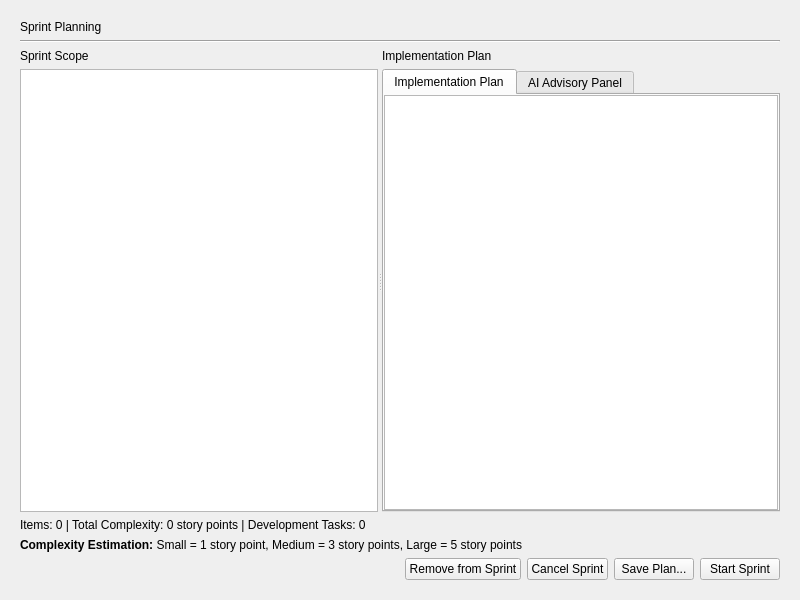
<?xml version="1.0" encoding="UTF-8"?>
<ui version="4.0">
 <class>SprintPlanningPage</class>
 <widget class="QWidget" name="SprintPlanningPage">
  <property name="geometry">
   <rect>
    <x>0</x>
    <y>0</y>
    <width>800</width>
    <height>600</height>
   </rect>
  </property>
  <property name="windowTitle">
   <string>Form</string>
  </property>
  <layout class="QVBoxLayout" name="verticalLayout" stretch="0,0,1,0,0,0">
   <property name="leftMargin">
    <number>20</number>
   </property>
   <property name="topMargin">
    <number>20</number>
   </property>
   <property name="rightMargin">
    <number>20</number>
   </property>
   <property name="bottomMargin">
    <number>20</number>
   </property>
   <item>
    <widget class="QLabel" name="headerLabel">
     <property name="text">
      <string>Sprint Planning</string>
     </property>
    </widget>
   </item>
   <item>
    <widget class="Line" name="line">
     <property name="orientation">
      <enum>Qt::Horizontal</enum>
     </property>
    </widget>
   </item>
   <item>
    <widget class="QSplitter" name="mainSplitter">
     <property name="orientation">
      <enum>Qt::Horizontal</enum>
     </property>
     <widget class="QWidget" name="sprintScopeWidget" native="true">
      <layout class="QVBoxLayout" name="verticalLayout_2">
       <property name="leftMargin">
        <number>0</number>
       </property>
       <property name="topMargin">
        <number>0</number>
       </property>
       <property name="rightMargin">
        <number>0</number>
       </property>
       <property name="bottomMargin">
        <number>0</number>
       </property>
       <item>
        <widget class="QLabel" name="sprintScopeLabel">
         <property name="text">
          <string>Sprint Scope</string>
         </property>
        </widget>
       </item>
       <item>
        <widget class="QListWidget" name="sprintScopeListWidget">
         <property name="horizontalScrollBarPolicy">
          <enum>Qt::ScrollBarAlwaysOff</enum>
         </property>
        </widget>
       </item>
      </layout>
     </widget>
     <widget class="QWidget" name="implementationPlanWidget" native="true">
      <layout class="QVBoxLayout" name="verticalLayout_3">
       <property name="leftMargin">
        <number>0</number>
       </property>
       <property name="topMargin">
        <number>0</number>
       </property>
       <property name="rightMargin">
        <number>0</number>
       </property>
       <property name="bottomMargin">
        <number>0</number>
       </property>
       <item>
        <widget class="QLabel" name="implementationPlanLabel">
         <property name="text">
          <string>Implementation Plan</string>
         </property>
        </widget>
       </item>
       <item>
        <widget class="QTabWidget" name="planTabWidget">
         <property name="currentIndex">
          <number>0</number>
         </property>
         <widget class="QWidget" name="planTab">
          <attribute name="title">
           <string>Implementation Plan</string>
          </attribute>
          <layout class="QVBoxLayout" name="verticalLayout_4">
           <property name="leftMargin">
            <number>0</number>
           </property>
           <property name="topMargin">
            <number>0</number>
           </property>
           <property name="rightMargin">
            <number>0</number>
           </property>
           <property name="bottomMargin">
            <number>0</number>
           </property>
           <item>
            <widget class="QTextEdit" name="implementationPlanTextEdit">
             <property name="readOnly">
              <bool>true</bool>
             </property>
            </widget>
           </item>
          </layout>
         </widget>
         <widget class="QWidget" name="advisoryTab">
          <attribute name="title">
           <string>AI Advisory Panel</string>
          </attribute>
          <layout class="QVBoxLayout" name="verticalLayout_5">
           <property name="leftMargin">
            <number>0</number>
           </property>
           <property name="topMargin">
            <number>0</number>
           </property>
           <property name="rightMargin">
            <number>0</number>
           </property>
           <property name="bottomMargin">
            <number>0</number>
           </property>
           <item>
            <widget class="QGroupBox" name="advisoryGroupBox">
             <property name="title">
              <string/>
             </property>
             <layout class="QVBoxLayout" name="verticalLayout_6" stretch="0,0,1,0">
              <property name="topMargin">
                  <number>5</number>
              </property>
              <property name="bottomMargin">
                  <number>5</number>
              </property>
              <item>
               <widget class="QLabel" name="advisoryInstructionLabel">
                <property name="text">
                 <string>Audit the plan to ensure the generated code will meet project specifications:</string>
                </property>
                <property name="wordWrap">
                 <bool>true</bool>
                </property>
               </widget>
              </item>
              <item>
                <layout class="QHBoxLayout" name="horizontalLayout_2">
                <item>
                <widget class="QPushButton" name="runAuditButton">
                <property name="text">
                    <string>Run Audit...</string>
                </property>
                </widget>
                </item>
                <item>
                <spacer name="horizontalSpacer_2">
                <property name="orientation">
                    <enum>Qt::Horizontal</enum>
                </property>
                <property name="sizeHint" stdset="0">
                    <size>
                    <width>40</width>
                    <height>20</height>
                    </size>
                </property>
                </spacer>
                </item>
                </layout>
            </item>
              <item>
               <widget class="QTextEdit" name="auditResultTextEdit">
                <property name="readOnly">
                 <bool>true</bool>
                </property>
               </widget>
              </item>
              <item>
               <layout class="QHBoxLayout" name="horizontalLayout_3">
                <item>
                 <spacer name="horizontalSpacer_3">
                  <property name="orientation">
                   <enum>Qt::Horizontal</enum>
                  </property>
                 </spacer>
                </item>
                <item>
                 <widget class="QPushButton" name="incorporateFeedbackButton">
                  <property name="text">
                   <string>Incorporate Feedback...</string>
                  </property>
                 </widget>
                </item>
               </layout>
              </item>
             </layout>
            </widget>
           </item>
          </layout>
         </widget>
        </widget>
       </item>
      </layout>
     </widget>
    </widget>
   </item>
   <item>
    <widget class="QLabel" name="metricsLabel">
     <property name="text">
      <string>Items: 0 | Total Complexity: 0 story points | Development Tasks: 0</string>
     </property>
    </widget>
   </item>
   <item>
    <widget class="QLabel" name="complexityLegendLabel">
     <property name="text">
      <string>&lt;b&gt;Complexity Estimation:&lt;/b&gt; Small = 1 story point, Medium = 3 story points, Large = 5 story points</string>
     </property>
    </widget>
   </item>
   <item>
    <layout class="QHBoxLayout" name="horizontalLayout">
     <item>
      <spacer name="horizontalSpacer">
       <property name="orientation">
        <enum>Qt::Horizontal</enum>
       </property>
       <property name="sizeHint" stdset="0">
        <size>
         <width>40</width>
         <height>20</height>
        </size>
       </property>
      </spacer>
     </item>
     <item>
      <widget class="QPushButton" name="removeFromSprintButton">
       <property name="text">
        <string>Remove from Sprint</string>
       </property>
      </widget>
     </item>
     <item>
      <widget class="QPushButton" name="cancelSprintButton">
       <property name="text">
        <string>Cancel Sprint</string>
       </property>
      </widget>
     </item>
     <item>
      <widget class="QPushButton" name="savePlanButton">
       <property name="text">
        <string>Save Plan...</string>
       </property>
      </widget>
     </item>
     <item>
      <widget class="QPushButton" name="startSprintButton">
       <property name="text">
        <string>Start Sprint</string>
       </property>
      </widget>
     </item>
    </layout>
   </item>
  </layout>
 </widget>
 <resources/>
 <connections/>
</ui>
